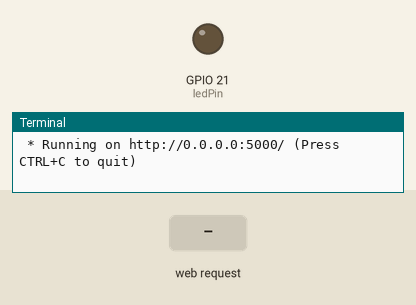
Simulated run of this program. Board: Raspberry Pi (BCM pin numbers). Parts: output pins drawn as LEDs (lit = HIGH), the last lines printed to the terminal. The test bench sets the inputs (shaded band). The clock reads 2024-03-15 10:24:30 at power-on unless the program sets it.

Above: at 1.2 s.
1.3 s: HTTP request for /led/off received
At 1.9 s:
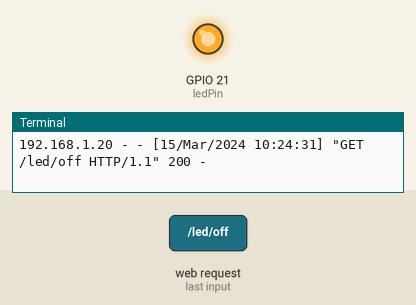
4.3 s: HTTP request for /led/on received
At 5.4 s:
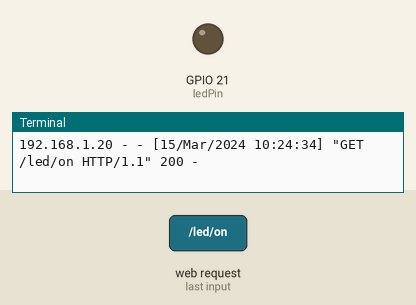
Timing chart, 0 to 7.3 s (numbered marks = the images above; inputs shaded):
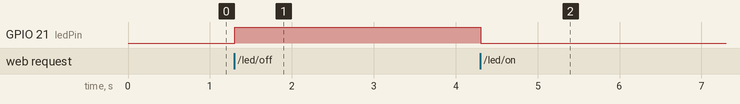

The program:

appLed1.py
```python
from flask import Flask
import RPi.GPIO as GPIO

app = Flask(__name__)

ledPin = 21
GPIO.setmode(GPIO.BCM)
GPIO.setup(ledPin, GPIO.OUT)

@app.route('/')
def helloflask():
    return "Hello Flask"

@app.route('/led/on')
def ledon():
    GPIO.output(ledPin, GPIO.LOW)
    return "<h1> LED ON </h1>"

@app.route('/led/off')
def ledoff():
    GPIO.output(ledPin, GPIO.HIGH)
    return "<h1> LED OFF </h1>"

if __name__ == "__main__":
    app.run(host="0.0.0.0", port ="5000")
```

Measured:
- after the input at 1.3 s, GPIO 21 (ledPin): LOW → HIGH at once
- after the input at 4.3 s, GPIO 21 (ledPin): HIGH → LOW at once
